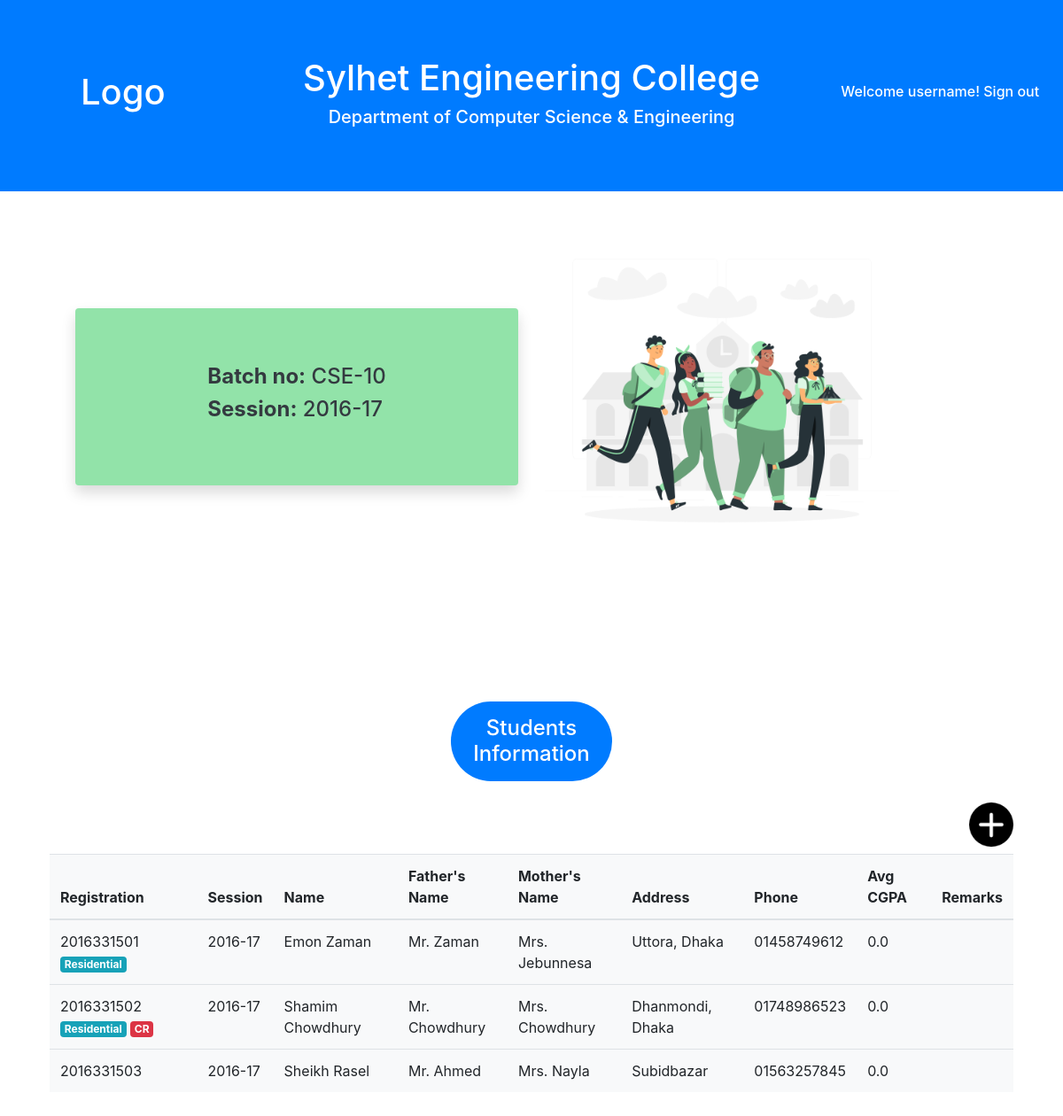
/main/students/CSE-10 (signed in), run on the app's committed database.
### main/models.py (models this page shows)
class Batch(models.Model):
    id = models.AutoField
    batch_no = models.CharField(max_length=6, default="") #pk
    session = models.CharField(max_length=8, default="")

class Student(models.Model):
    id = models.AutoField
    reg_no = models.CharField(max_length=10, default="")
    batch_no = models.CharField(max_length=6, default="")
    session = models.CharField(max_length=8, default="")
    name = models.CharField(max_length=60, default="")
    father_name = models.CharField(max_length=60, default="")
    mother_name = models.CharField(max_length=60, default="")
    address = models.CharField(max_length=100, default="")
    phone = models.CharField(max_length=11, default="")
    isResidential = models.BooleanField(default=False)
    isCR = models.BooleanField(default=False)
    average_cgpa = models.FloatField(default=0)
    remarks = models.CharField(max_length=500, default="")

### main/views.py (the view, shortened to what this page needs)
# urls.py: path('students/<str:batch_no>', views.students_view, name="students_view")
def students_view(request, batch_no):
    students = Student.objects.filter(batch_no=batch_no)
    batch = Batch.objects.filter(batch_no=batch_no).first()
    session = batch.session
    return render(request, 'main/students.html', {'batch_no':batch_no, 'session':session, 'students':students})

### main/templates/main/students.html (shortened to what this page needs)
{% extends 'main/base.html' %}
{% load static %}
{% block body %}
<section class="text-with-img row">
  <div class="col-6 d-flex justify-content-end align-items-center">
    <div class="text-dark p-4 rounded illustrator-details shadow w-50 h-50 d-flex justify-content-center align-items-center">
      <div>
        <h4><b>Batch no:</b> {{batch_no}}</h4>
        <h4><b>Session:</b> {{session}}</h4>
      </div>
    </div>
  </div>
  <div class="col-6 d-flex justify-content-start align-items-center">
    <img src="{% static 'main/images/students-rafiki.png' %}" alt="students" class="illustrator-img">
  </div>
</section>
<section class="mx-2 my-5 p-5">
  <div class="d-flex justify-content-center mt-5 mb-3">
    <h4 class="bg-primary text-center text-white p-3 rounded-pill col-2">Students Information</h4>
  </div>
  {% if request.user.is_superuser %}
    <div class="d-flex justify-content-end">
      <img src="{% static 'main/images/plus.png' %}" alt="add-student" class="plus-btn mb-2" type="button" data-toggle="modal" data-target="#AddStudentModal">
    </div>
  {% endif %}
  <table class="table table-hover bg-light">
      <thead>
        <tr class="">
          <th scope="col">Registration</th>
          <th scope="col">Session</th>
          <th scope="col">Name</th>
          <th scope="col">Father's Name</th>
          <th scope="col">Mother's Name</th>
          <th scope="col">Address</th>
          <th scope="col">Phone</th>
          <th scope="col">Avg CGPA</th>
          <th scope="col">Remarks</th>
        </tr>
      </thead>
      <tbody>
          {% for student in students %}
          <tr>
              <td>
                {{student.reg_no}}
                {% if student.isResidential %}<span class="badge badge-info">Residential</span>{% endif %}
                {% if student.isCR %}<span class="badge badge-danger text-white">CR</span>{% endif %}
              </td>
              <td>{{student.session}}</td>
              <td>{{student.name}}</td>
              <td>{{student.father_name}}</td>
              <td>{{student.mother_name}}</td>
              <td>{{student.address}}</td>
              <td>{{student.phone}}</td>
              <td>{{student.average_cgpa}}</td>
              <td>{{student.remarks}}</td>
          </tr>
          {% endfor %}
      </tbody>
    </table>
</section>
{% endblock %}

### data on the page
Batch: session "2016-17"
Student: reg_no "2016331501", isResidential "Residential", session "2016-17", name "Emon Zaman", father_name "Mr. Zaman", mother_name "Mrs. Jebunnesa", address "Uttora, Dhaka", phone "01458749612", average_cgpa "0.0"
Student: reg_no "2016331502", isResidential "Residential", isCR "CR", session "2016-17", name "Shamim Chowdhury", father_name "Mr. Chowdhury", mother_name "Mrs. Chowdhury", address "Dhanmondi, Dhaka", phone "01748986523", average_cgpa "0.0"
Student: reg_no "2016331503", session "2016-17", name "Sheikh Rasel", father_name "Mr. Ahmed", mother_name "Mrs. Nayla", address "Subidbazar", phone "01563257845", average_cgpa "0.0"

### other printed values
{{ batch_no }} "CSE-10"
